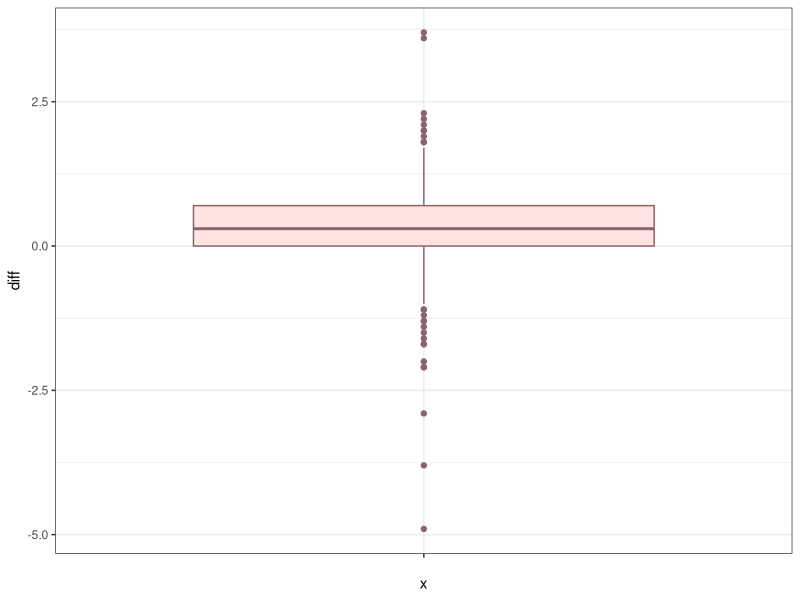
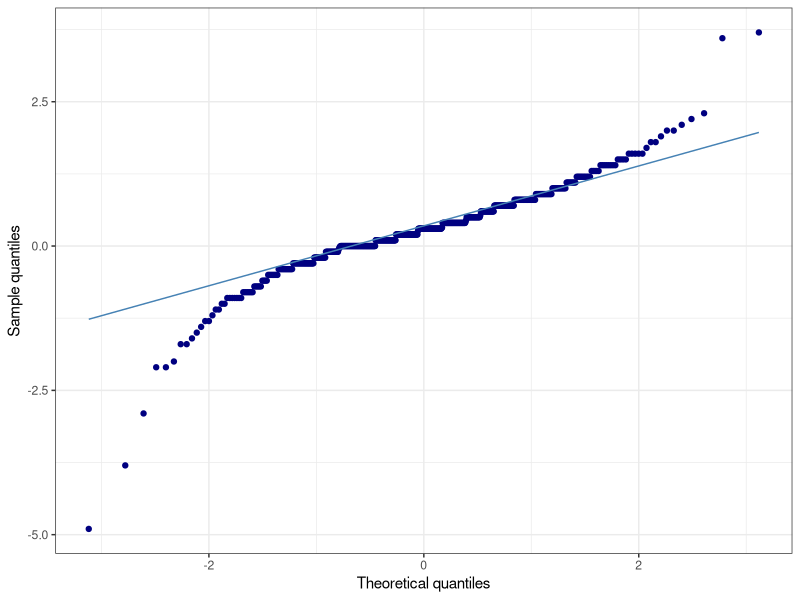
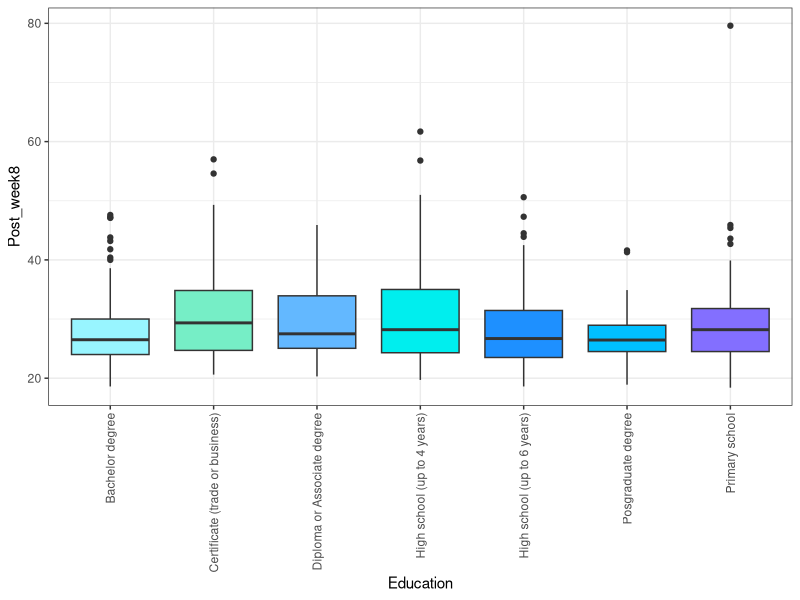
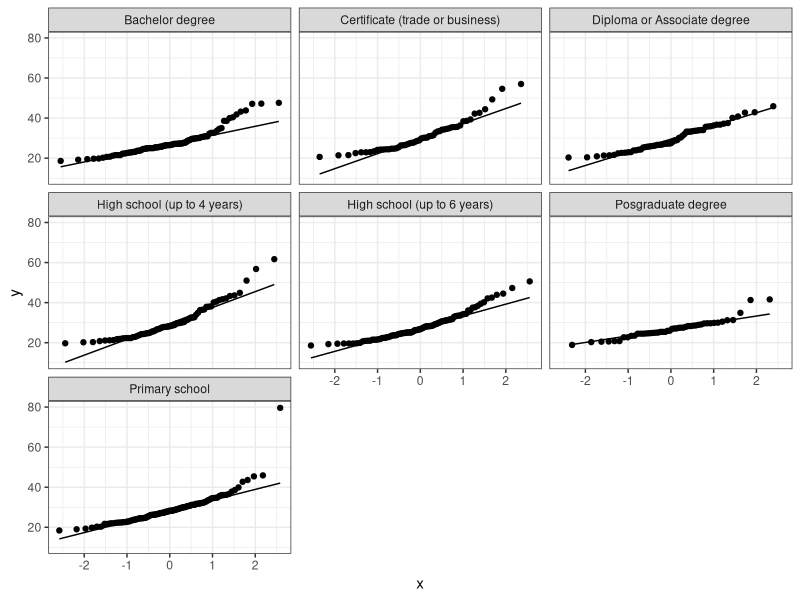
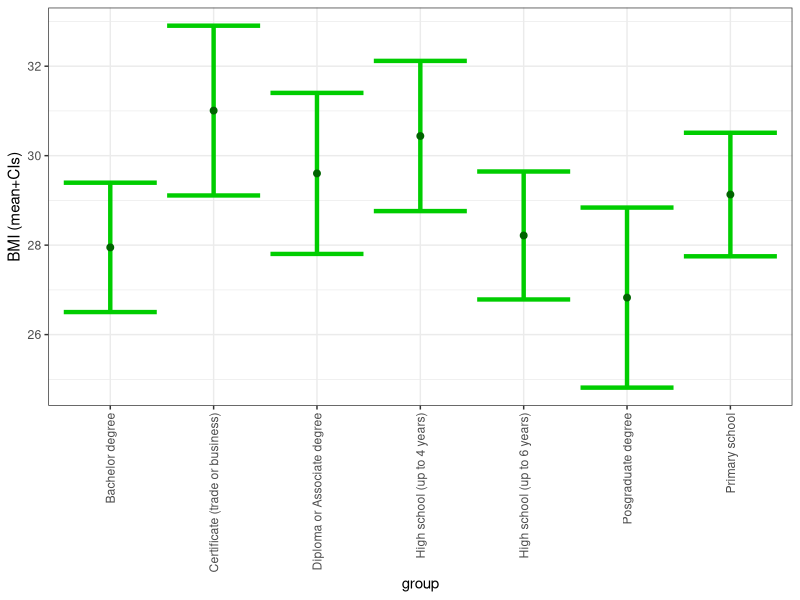

Here is the R script that generated these plots, in order:
## ---- chunk 1
library(ggplot2) 
library(tidyverse)  
living_well <- read.csv("Data sets/Cleaned_data_pre_post.csv", 
                   stringsAsFactors = TRUE) 
## ---- chunk 2
str(living_well)
## ---- chunk 3
unique(living_well$Time)
## ---- chunk 4
living_well_wide <- pivot_wider(
  living_well,
  id_cols = ID,               
  names_from = Time,          
  values_from = BMI           
)
## ---- chunk 5
living_well |>
  dplyr::summarise(n = dplyr::n(), .by = c(ID, Time)) |>
  dplyr::filter(n > 1L)
## ---- chunk 6
living_well[living_well$ID == "PIR201181", c("ID",
                                             "Time", 
                                             "BMI", 
                                             "Weight") ]
## ---- chunk 7
living_well[living_well$ID == "ABD 010187", c("ID",
                                             "Time", 
                                             "BMI", 
                                             "Weight") ]

## ---- chunk 8
bad_ID <- living_well |>
  dplyr::summarise(n = dplyr::n(), .by = c(ID, Time)) |>
  dplyr::filter(n > 1L) %>%
  distinct(ID)

living_well_clean <- living_well %>%
  filter(!ID %in% bad_ID$ID)
## ---- chunk 9
living_well_wide <- pivot_wider(
  living_well_clean,
  id_cols = ID,               
  names_from = Time,          
  values_from = BMI,
  names_glue = "{str_replace_all(Time, ' ', '_')}"
)
## ---- chunk 10
str(living_well_wide)
## ---- chunk 11
any(living_well_wide$Baseline == 999, na.rm = TRUE)
any(living_well_wide$Post_week8== 999, na.rm = TRUE)
## ---- chunk 12
living_well_wide <- living_well_wide %>%
  mutate(
    Baseline = na_if(Baseline, 999),
    Post_week8 = na_if(Post_week8, 999)
  ) %>%
  drop_na(Baseline, Post_week8)

any(living_well_wide$Baseline == 999, na.rm = TRUE)
any(living_well_wide$Post_week8== 999, na.rm = TRUE)
## ---- chunk 13
living_well_wide$diff <- (living_well_wide$Baseline - living_well_wide$Post_week8)

living_well_wide$diff
## ---- chunk 14
attach(living_well_wide)
## ---- chunk 15
ggplot(data=living_well_wide, aes(y=diff, x=""))+
  geom_boxplot(fill="mistyrose", col="pink4")+
  theme_bw()
## ---- chunk 16
ggplot(data=living_well_wide, aes(sample=diff))+
  geom_qq(col="navyblue")+
  geom_qq_line(col="steelblue")+
  labs(x="Theoretical quantiles", y="Sample quantiles")+
  theme_bw()
## ---- chunk 17
t.test(Baseline, Post_week8, paired = TRUE, alternative = "greater") 
## ---- chunk 18
t.test(Baseline, Post_week8, paired = TRUE) 
## ---- chunk 19
detach(living_well_wide)
## ---- chunk 20
living_well_aov <- living_well_clean %>%
  pivot_wider(
    id_cols = c(ID, Education),
    names_from = Time,
    values_from = BMI,
    names_glue = "{str_replace_all(Time, ' ', '_')}"
  )
## ---- chunk 21

living_well_aov <- living_well_aov %>%
  mutate(Education = factor(replace(Education, Education == "999", NA))) %>%
  mutate(
    Baseline = na_if(Baseline, 999),
    Post_week8 = na_if(Post_week8, 999)
  ) %>%
  drop_na(Baseline, Post_week8, Education)

## ---- chunk 22
str(living_well_aov)
attach(living_well_aov)
## ---- chunk 23
ggplot(living_well_aov, aes(x=Education, y=Post_week8))+
  geom_boxplot(fill = c("cadetblue1",
                        "aquamarine2",
                        "steelblue1",
                        "cyan2",
                        "dodgerblue1",
                        "deepskyblue1",
                        "slateblue1"))+
  theme_bw() +   
  theme(axis.text.x = element_text(angle = 90, vjust = 0.5, hjust = 1))
## ---- chunk 24
ggplot(data=living_well_aov, aes(sample=Post_week8))+
  geom_qq()+
  geom_qq_line()+
  theme_bw()+
  facet_wrap(~Education)
## ---- chunk 25
aggregate(Post_week8~Education, FUN=sd)
## ---- chunk 26
aggregate(Post_week8~Education, FUN=length)
## ---- chunk 27
4.55/8.74
## ---- chunk 28
mod.aov <- lm(Post_week8~Education, data = living_well_aov)
anova(mod.aov)
## ---- chunk 29
pairwise.t.test(Post_week8,Education,p.adj='bonf')
## ---- chunk 30
#Calculate CIs for each group
mod.aov.ci <- lm(Post_week8~Education-1, data = living_well_aov)
ci<-confint(mod.aov.ci)
ci
## ---- chunk 31
#Calculate means for each group
mean_lw<-aggregate(Post_week8 ~ Education, data = living_well_aov, FUN = mean)
#Add the means and CIs together in a dataframe to plot
values<-cbind(mean_lw,ci)
#Rename the column headings and row headings
colnames(values)<-c("group","mean", "lower","upper")
rownames(values)<-c(1, 2, 3, 4, 5, 6, 7)
values
## ---- chunk 32
#create errorbar plot
ggplot(data=values, aes(x=group, y=mean))+
  geom_errorbar(aes(ymin=lower, ymax=upper), linewidth=1.5, col="green3")+
  geom_point(size=2, col="darkgreen")+
  theme_bw()+
  labs(y="BMI (mean+CIs)") +
  theme(axis.text.x = element_text(angle = 90, vjust = 0.5, hjust = 1))


